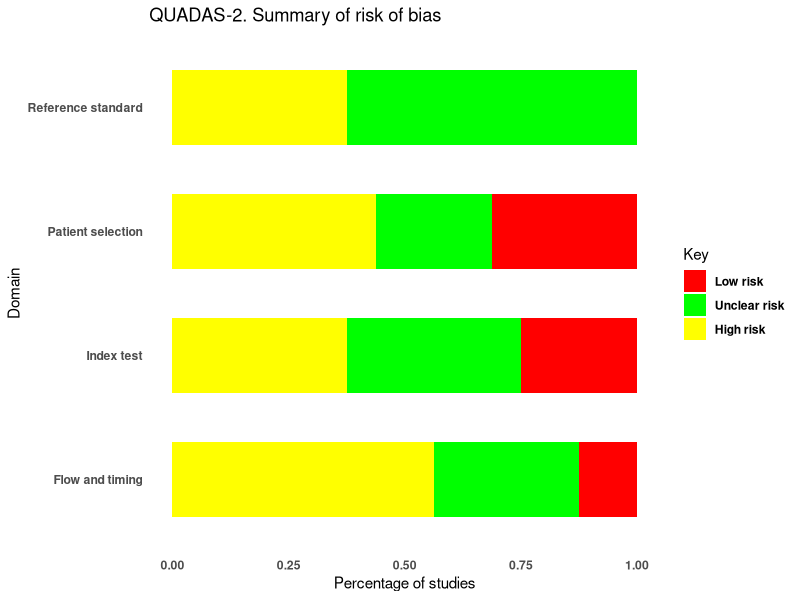

Here is the R script that generated this plot:
# Load required libraries
library(ggplot2)

# Sample data
data <- data.frame(
  Domain = c("Patient selection", "Index test", "Reference standard", "Flow and timing"),
  Low_risk = c(4, 6, 10, 5),
  Unclear_risk = c(7, 6, 6, 9),
  High_risk = c(5, 4, 0, 2)
)

# Calculate percentages for each risk level within each domain
data$Total <- rowSums(data[, -1])
data[, -1] <- data[, -1] / data$Total

# Reshape data for plotting
data_long <- tidyr::gather(data, Key, Value, -Domain, -Total)

# Plot
ggplot(data_long, aes(x = Value, y = Domain, fill = Key)) +
  geom_bar(stat = "identity", position = "fill", width = 0.6) + # Adjust the width as desired
  labs(title = "QUADAS-2. Summary of risk of bias",
       x = "Percentage of studies",
       y = "Domain") +
  scale_fill_manual(values = c("Low_risk" = "green", "Unclear_risk" = "yellow", "High_risk" = "red"),
                    labels = c("Low risk", "Unclear risk", "High risk")) +
  theme_minimal() +
  theme(axis.text.x = element_text(face = "bold"),
        axis.text.y = element_text(face = "bold"),
        legend.text = element_text(face = "bold"),
        panel.grid.major = element_blank(),  # Remove major grid lines
        panel.grid.minor = element_blank())  # Remove minor grid lines

